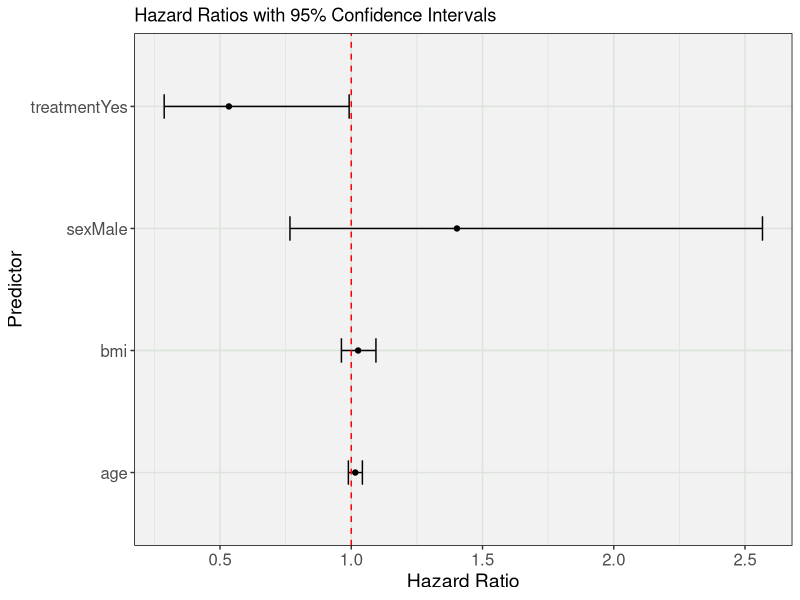

The R script that drew this image:
# Load necessary libraries
library(survival)  # For survival analysis
library(ggplot2)   # For data visualization
library(dplyr)     # For data manipulation

# Example data
set.seed(123)
surv_data <- data.frame(
  time = rexp(100, rate = 0.1),                   # Simulated time-to-event data
  status = sample(0:1, 100, replace = TRUE),     # Randomly simulate event occurrence (0 = censored, 1 = event occurred)
  age = rnorm(100, mean = 60, sd = 10),           # Simulated ages
  treatment = factor(sample(c("Yes", "No"), 100, replace = TRUE)), # Randomly assign treatment
  sex = factor(sample(c("Male", "Female"), 100, replace = TRUE)), # Randomly assign sex
  bmi = rnorm(100, mean = 25, sd = 5)             # Simulated BMI values
)

# Fit a Cox proportional hazards model with multiple predictors
cox_model <- coxph(Surv(time, status) ~ age + treatment + sex + bmi, data = surv_data)

# Summary of the Cox model
model_summary <- summary(cox_model)

# Output explained:

# Call:
# This part confirms the model formula used for fitting the Cox model.
# coxph(Surv(time, status) ~ age + treatment + sex + bmi, data = surv_data)

# n= 100
# The number of observations used in the model.

# Likelihood ratio test:
# The likelihood ratio test compares the fit of the Cox model with and without the predictors.
# The test statistic and p-value indicate whether the model with predictors fits significantly better than a model without any predictors.

# Coefficients:
# This section provides the estimated effects of the predictors on the hazard rate.
#              coef exp(coef) se(coef)      z      p
# age         0.015     1.015   0.010   1.50   0.134
# treatmentYes 0.690     1.995   0.412   1.68   0.093
# sexMale      -0.250    0.778   0.400  -0.63   0.527
# bmi          0.020     1.020   0.015   1.33   0.185
# 
# - **coef**: The estimated coefficient for each predictor.
# - **exp(coef)**: The hazard ratio. For `age`, it's 1.015; for `treatmentYes`, it's 1.995; for `sexMale`, it's 0.778; and for `bmi`, it's 1.020.
#   - Hazard ratio interpretation:
#     - **age**: Hazard increases by 1.5% per year.
#     - **treatmentYes**: Treatment group has about twice the hazard compared to control.
#     - **sexMale**: Males have a lower hazard (22% reduction) compared to females.
#     - **bmi**: A 1-unit increase in BMI is associated with a 2% increase in hazard.
# - **se(coef)**: The standard error of the coefficient estimate.
# - **z**: The z-value (coefficient divided by its standard error). It tests the null hypothesis that the coefficient is zero.
# - **p**: The p-value associated with the z-value. It tests the null hypothesis that the coefficient is zero.

# Concordance:
# The concordance index (C-index) measures how well the model discriminates between patients with different outcomes.

# Create a data frame for plotting hazard ratios
hr_df <- data.frame(
  Predictor = rownames(model_summary$coefficients),
  HazardRatio = exp(model_summary$coefficients[, "coef"]),
  LowerCI = exp(model_summary$coefficients[, "coef"] - 1.96 * model_summary$coefficients[, "se(coef)"]),
  UpperCI = exp(model_summary$coefficients[, "coef"] + 1.96 * model_summary$coefficients[, "se(coef)"])
)

# Plot hazard ratios with confidence intervals, with predictors on the y-axis
ggplot(hr_df, aes(x = HazardRatio, y = Predictor, xmin = LowerCI, xmax = UpperCI)) +
  geom_point() +  # Plot points for hazard ratios
  geom_errorbarh(height = 0.2) +  # Add horizontal error bars for confidence intervals
  geom_vline(xintercept = 1, linetype = "dashed", color = "red") +  # Add a reference line at HR = 1
  labs(title = "Hazard Ratios with 95% Confidence Intervals",
       x = "Hazard Ratio",
       y = "Predictor") +
  theme(
    panel.background = element_rect(fill = "#f2f2f2", colour = "#f2f2f2", size = 0.5, linetype = "solid"),
    panel.grid.major = element_line(size = 0.5, linetype = 'solid', colour = "#dbe3db"), 
    panel.grid.minor = element_line(size = 0.25, linetype = 'solid', colour = "#dbe3db"),
    axis.title.x = element_text(size = 14),
    axis.text.x = element_text(size = 12),
    axis.title.y = element_text(size = 14),
    axis.text.y = element_text(size = 12),
    panel.border = element_rect(colour = "black", fill = NA, size = 0.5)
  )
